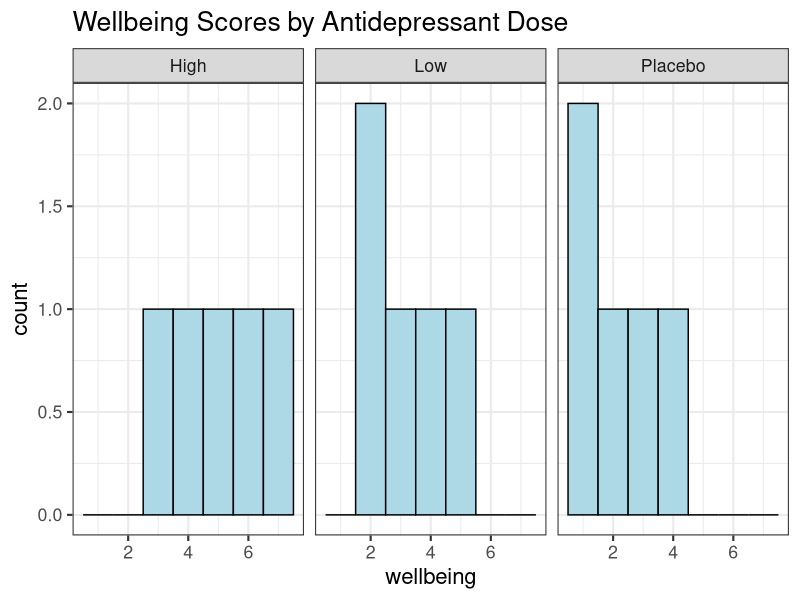
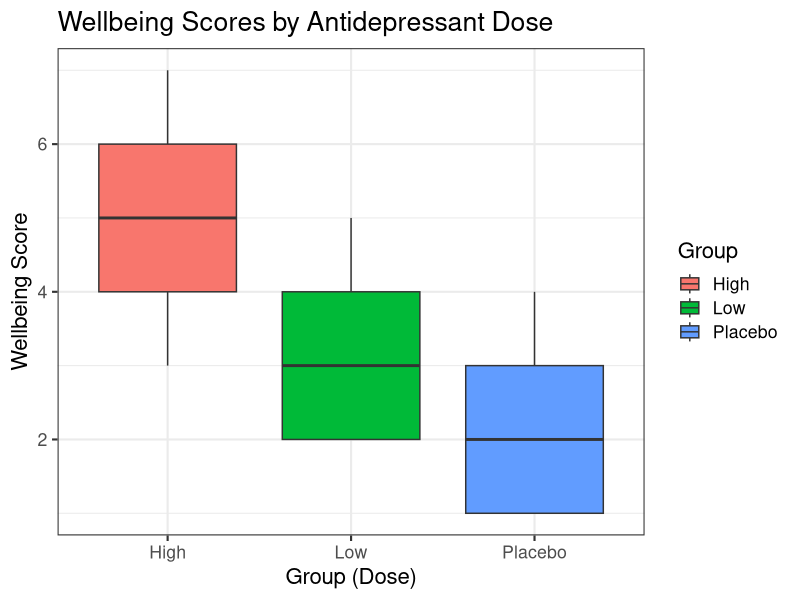
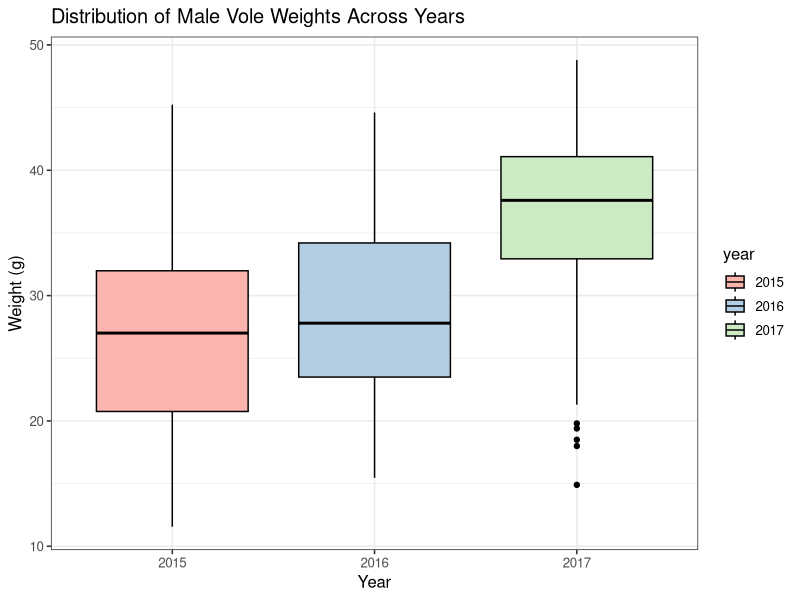

Write R code to recreate these figures, in order.
library(tidyverse)
library(dplyr)
library(ggplot2)

df = read.table("antid1.txt", header = T, stringsAsFactors = T) 

#wellbeing scores based on different doses (high. low, placebo) of antidepressants. 

View(df) #15 rows and 2 columns

str(df)

summary(df)

head(df)

#Q.1. What test do you need to run on these data?

#A.1. Since there are more than two groups of dosage, we will perform one way anova

#but before proceeding, let us visualize 

#Q.2. Choose a suitable plot for the data 
#and produce a publication ready version using R (base R or ggplot2 is fine)

ggplot(df, aes(x=wellbeing)) +
  geom_histogram(binwidth = 1, fill = "lightblue", color="black") +
  facet_wrap(~Group) + 
  labs(title = "Wellbeing Scores by Antidepressant Dose", x = "wellbeing", y = "count") +
  theme_bw(base_size = 16)

# #according to the graph, the wellbeing score of low dosage and placebo are very similar

#also boxplot

ggplot(df, aes(x = Group, y = wellbeing, fill = Group)) +
  geom_boxplot() +
  labs(title = "Wellbeing Scores by Antidepressant Dose",
       x = "Group (Dose)",
       y = "Wellbeing Score") +
  theme_bw(base_size = 16)

#overall, high dose of antidepressdant is producing better wellbeing score. 

#let' us perform anova by fitting model first

df_model = lm(wellbeing ~ Group,df)

#Null hypothesis: there is no significant difference in the mean wellbeing scores across the different groups (i.e., "High", "Low", and "Placebo" doses of antidepressants).
#Alternative hypothesis: at least one group of dose where the mean wellbeing score is significantly different from the others.

anova(df_model) #now since p value is 0.025, which is below threshold, we accept the alternative hypothesis.

#post hoc multiple comparison test to check ?

df_aov = aov(df_model)

TukeyHSD(df_aov, ordered = TRUE)

#according to the post hoc test, there is only significant difference between high and placebo.
#High dose of the antidepressant tends to improve wellbeing compared to the Placebo.


df2 = read.csv("voles.csv", header=T, stringsAsFactors = T)

View(df2)

str(df2)

summary(df2)

head(df2)

df3 = df2[!is.na(df2$weight), ]

View(df3)

str(df3)

summary(df3)


df4 = df3[df3$sex == 'M',]

View(df4)

summary(df4)

str(df4)

df4$year = as.factor(df4$year)

str(df4)

#One way anova because we have checking weights in more than two different years.

#Null hypothesis: there is no difference in the mean weight of male voles between years.

#Alternative hypothesis: At least one year has a significantly different mean weight of male voles compared to the others.

df4_model = lm(weight ~ year,df4)

anova(df4_model)

#p value is very low , so we reject the null hypothesis

df4_aov = aov(df4_model)

TukeyHSD(df4_aov, ordered = TRUE)

#2017 and 2015 have significant difference as well as 2017 and 2016.

ggplot(df4,aes(x=year,y=weight, fill = year)) +
  geom_boxplot(color = "black") +
  scale_fill_brewer(palette = "Pastel1") +  
  labs(title = "Distribution of Male Vole Weights Across Years", 
       x = "Year", 
       y = "Weight (g)") +
  theme_bw(base_size = 12)

#According to the graph, males in 2017 have highest weights compared to those in 2016 and 2015.

